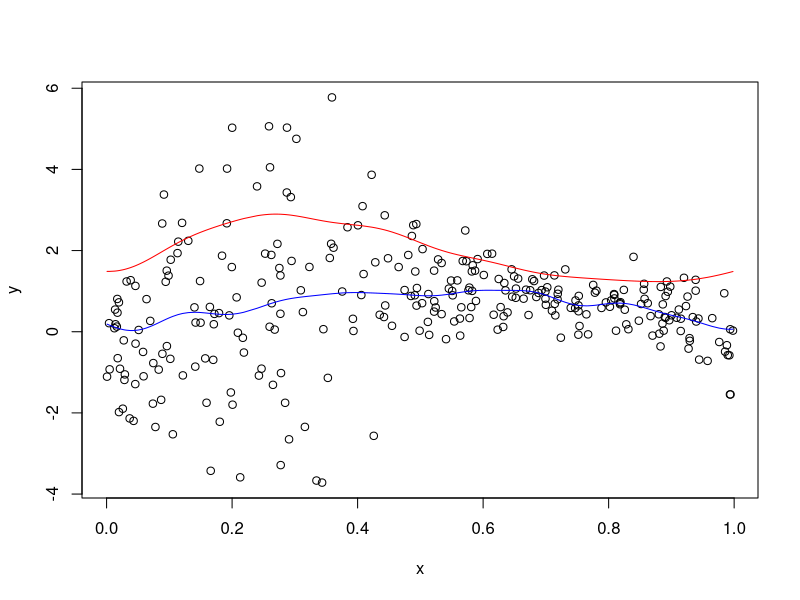

Reproduce this figure in R.
library(kernlab)


### Name: kqr-class
### Title: Class "kqr"
### Aliases: kqr-class alpha,kqr-method cross,kqr-method error,kqr-method
###   kcall,kqr-method kernelf,kqr-method kpar,kqr-method param,kqr-method
###   alphaindex,kqr-method b,kqr-method xmatrix,kqr-method
###   ymatrix,kqr-method scaling,kqr-method
### Keywords: classes

### ** Examples



# create data
x <- sort(runif(300))
y <- sin(pi*x) + rnorm(300,0,sd=exp(sin(2*pi*x)))

# first calculate the median
qrm <- kqr(x, y, tau = 0.5, C=0.15)

# predict and plot
plot(x, y)
ytest <- predict(qrm, x)
lines(x, ytest, col="blue")

# calculate 0.9 quantile
qrm <- kqr(x, y, tau = 0.9, kernel = "rbfdot",
           kpar = list(sigma = 10), C = 0.15)
ytest <- predict(qrm, x)
lines(x, ytest, col="red")

# print model coefficients and other information
coef(qrm)
b(qrm)
error(qrm)
kernelf(qrm)
